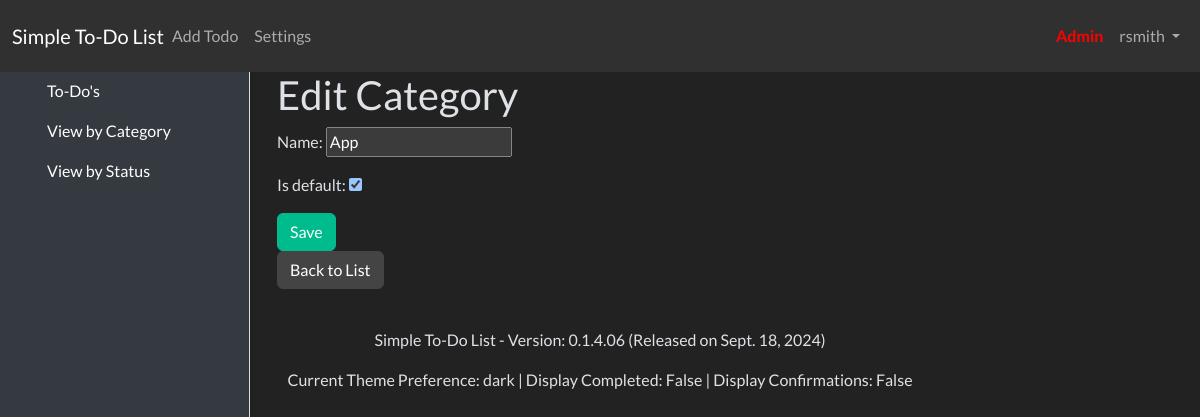
The app's page /categories/edit/2/ (signed in) with its own data.
### todo/models.py (models this page shows, shortened)
class Category(models.Model):
    name = models.CharField(max_length=100)
    is_default = models.BooleanField(default=False)
    class Meta:
        ordering = ['-name']
        verbose_name = "Category"
        verbose_name_plural = "Categories"

class Version(models.Model):
    version_number = models.CharField(max_length=20)
    release_date = models.DateField(default=timezone.now)
    description = models.TextField(blank=True, null=True)
    class Meta:
        ordering = ['-release_date']
        verbose_name = "Version"
        verbose_name_plural = "Versions"

### settings/models.py (models this page shows, shortened)
class UserProfile(models.Model):
    user = models.OneToOneField(User, on_delete=models.CASCADE)
    theme_preference = models.CharField(max_length=10, choices=[('light', 'Light'), ('dark', 'Dark'), ('auto', 'Auto')], default='auto')
    show_completed = models.BooleanField(default=False)
    enable_confirmations = models.BooleanField(default=True)

### todo/views.py (the view)
# urls.py: path('categories/edit/<int:pk>/', views.add_or_edit_category, name='edit_category'),
@login_required
def add_or_edit_category(request, pk=None):
    category = get_object_or_404(Category, pk=pk) if pk else None
    if request.method == 'POST':
        form = CategoryForm(request.POST, instance=category)
        if form.is_valid():
            if form.cleaned_data.get('is_default'):
                Category.objects.filter(is_default=True).update(is_default=False)
            form.save()
            return redirect('todo:category_list')
    else:
        form = CategoryForm(instance=category)
    return render(request, 'todo/category_form.html', {'form': form})

### todo/forms.py (shortened to what this page needs)
class CategoryForm(forms.ModelForm):
    class Meta:
        model = Category
        fields = ['name', 'is_default']

### todo/context_processors.py (called while the page is built)
def version_context(request):
    try:
        latest_version = Version.objects.order_by('-release_date', '-version_number').first()
    except Version.DoesNotExist:
        latest_version = None
    return {
        'latest_version': latest_version
    }

### todo/templates/todo/category_form.html (shortened to what this page needs)
{% extends 'base.html' %}
{% block content %}
<div class="container">
    <h2>{% if form.instance.pk %}Edit{% else %}Add{% endif %} Category</h2>
    <form method="post">
        {{ form.as_p }}
        <button type="submit" class="btn btn-success">Save</button>
    </form>
    <a href="{% url 'todo:todo_list' %}" class="btn btn-secondary">Back to List</a>
</div>
{% endblock %}

### templates/base.html (shortened to what this page needs)
{% load static %}
<!DOCTYPE html>
<html lang="en" data-bs-theme="{% if user.is_authenticated and user.userprofile.theme_preference == 'dark' %}dark{% else %}light{% endif %}">
<head>
    <link id="theme-css" rel="stylesheet" href="{% if user.is_authenticated and user.userprofile.theme_preference == 'dark' %}{% static 'css/darkly.css' %}{% else %}{% static 'css/flatly.css' %}{% endif %}">
    <link rel="stylesheet" href="{% static 'css/styles.css' %}">
</head>
<body>
    <nav class="navbar navbar-expand-lg {% if user.is_authenticated and user.userprofile.theme_preference == 'dark' %}navbar-dark bg-dark{% else %}navbar-light bg-light{% endif %}">
        <div class="container-fluid">
            <a class="navbar-brand me-auto" href="{% url 'todo:todo_list' %}">Simple To-Do List</a>
            <div class="collapse navbar-collapse" id="navbarNav">
                <ul class="navbar-nav me-auto">
                    <li class="nav-item">
                        <a class="nav-link" href="{% url 'todo:add_todo' %}">Add Todo</a>
                    </li>
                    <li class="nav-item">
                        <a class="nav-link" href="{% url 'settings:settings_home' %}">Settings</a>
                    </li>
                </ul>
                <ul class="navbar-nav ms-auto">
                    {% if user.is_authenticated %}
                        <li class="nav-item">
                            <a class="nav-link" href="{% url 'admin:index' %}" style="font-weight: bold; color: red;">Admin</a>
                        </li>
                        <li class="nav-item dropdown">
                            <a class="nav-link dropdown-toggle" href="#" id="userDropdown" role="button" data-bs-toggle="dropdown" aria-expanded="false">
                                {{ user.username }}
                            </a>
                        </li>
                    {% else %}
                        <li class="nav-item">
                            <a class="nav-link" href="{% url 'login' %}">Login</a>
                        </li>
                    {% endif %}
                </ul>
            </div>
        </div>
    </nav>
    <div class="sidebar">
        <ul class="nav flex-column">
            <li class="nav-item">
                <a class="nav-link" href="{% url 'todo:todo_list' %}">To-Do's</a>
            </li>
            <li class="nav-item">
                <a class="nav-link" href="{% url 'todo:todo_by_categories' %}">View by Category</a>
            </li>
            <li class="nav-item">
                <a class="nav-link" href="{% url 'todo:todo_by_status' %}">View by Status</a>
            </li>
        </ul>
    </div>
    <div class="content">
        {% block content %}{% endblock %}
    </div>
    <footer class="mt-4">
        <div class="container">
            <p class="text-center">Simple To-Do List - Version: {{ latest_version.version_number }} (Released on {{ latest_version.release_date }})</p>
            {% if user.is_authenticated %}
                <p class="text-center">Current Theme Preference: {{ user.userprofile.theme_preference }} |
                Display Completed: {{ user.userprofile.show_completed }} |
                Display Confirmations: {{ user.userprofile.enable_confirmations}}
            </p>
            {% endif %}
        </div>
    </footer>
</body>
</html>

### static/css/styles.css (style rules this page uses)
.sidebar { background-color: #f8f9fa; padding: 15px; border-right: 1px solid #ddd; position: fixed; top: 56px; left: 0; width: 250px; height: calc(100vh - 56px); z-index: 1; }
.navbar { background-color: #007bff; position: fixed; top: 0; left: 0; width: 100%; z-index: 2; }
.content { margin-left: 250px; margin-top: 56px; padding: 15px; }
.text-center { text-align: center; }

### templates/base.html (style rules this page uses)
.sidebar { width: 250px; position: fixed; top: 56px; left: 0; height: calc(100vh - 56px); padding: 15px; box-shadow: 2px 0 5px rgba(0, 0, 0, 0.1); z-index: 1; }
[data-bs-theme="dark"] .sidebar { background-color: #343a40; color: #fff; }
.sidebar a { color: inherit; }
.content { margin-left: 250px; margin-top: 56px; padding: 15px; }
.navbar { position: fixed; top: 0; left: 0; width: 100%; z-index: 2; }

### records on screen
Category: name "App", is_default "☑"
Version: version_number "0.1.4.06", release_date "Sept. 18, 2024"

### other values on screen
{{ user.username }} "rsmith"
{{ user.userprofile.theme_preference }} "dark"
{{ user.userprofile.show_completed }} "False"
{{ user.userprofile.enable_confirmations }} "False"
